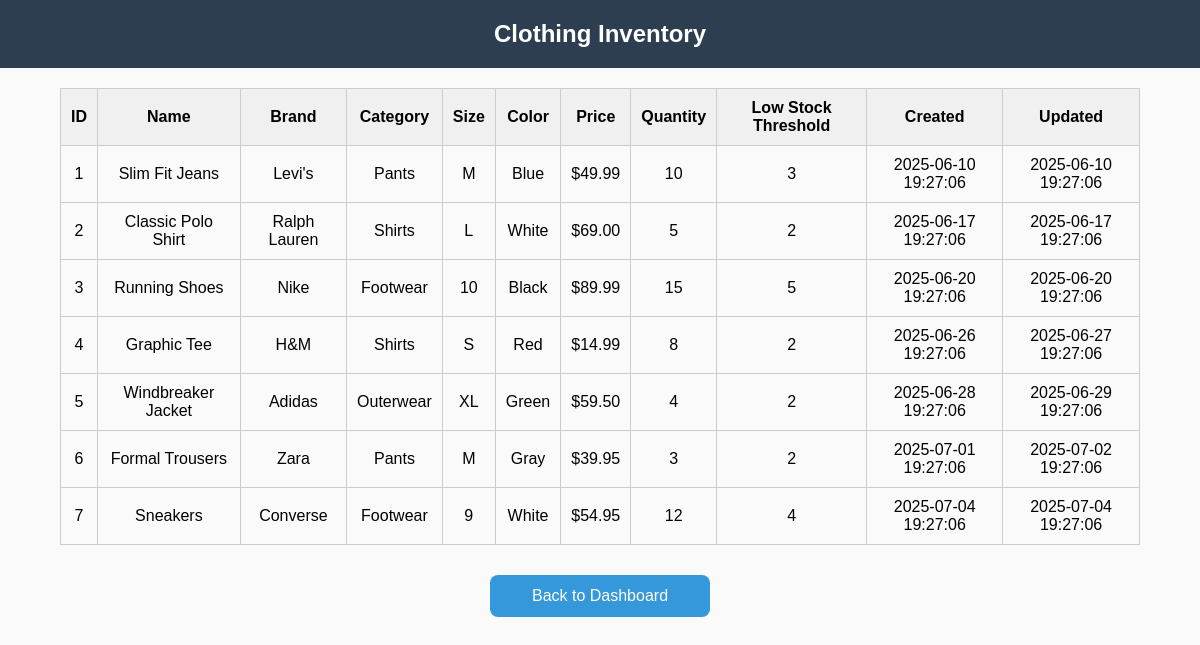
/view_inventory.php (signed in), run on the app's committed database.
### tables this page shows
CREATE TABLE IF NOT EXISTS product (
  idproduct INT NOT NULL AUTO_INCREMENT,
  name VARCHAR(45),
  brand VARCHAR(45),
  category VARCHAR(45),
  size VARCHAR(45),
  color VARCHAR(45),
  price VARCHAR(45),
  quantity INT,
  low_stock_threshold INT,
  created_at DATETIME,
  updated_at DATETIME,
  status ENUM('pending', 'approved', 'rejected') DEFAULT 'pending',
  added_by INT,
  PRIMARY KEY (idproduct),
  FOREIGN KEY (added_by) REFERENCES user(iduser) 
);

### view_inventory.php (the view, shortened to what this page needs)
<?php
require_once 'db_connect.php';
$is_admin = isset($_SESSION['role']) && $_SESSION['role'] === 'admin';
if ($is_admin) {
    $sql = "SELECT * FROM product ORDER BY idproduct ASC";
} else {
    $sql = "SELECT * FROM product WHERE status = 'approved' ORDER BY idproduct ASC";
}
$result = $conn->query($sql);
?>
<!DOCTYPE html>
<html>
<head>
    <link rel="stylesheet" href="styles.css">
</head>
<body>
    <h2>Clothing Inventory</h2>
    <table>
        <tr>
            <th>ID</th>
            <th>Name</th>
            <th>Brand</th>
            <th>Category</th>
            <th>Size</th>
            <th>Color</th>
            <th>Price</th>
            <th>Quantity</th>
            <th>Low Stock Threshold</th>
            <th>Created</th>
            <th>Updated</th>
        </tr>
        <?php if ($result && $result->num_rows > 0): ?>
            <?php while ($row = $result->fetch_assoc()): ?>
                <tr class="<?= ($row['quantity'] <= $row['low_stock_threshold']) ? 'low-stock' : '' ?>">
                    <td><?= $row['idproduct'] ?></td>
                    <td><?= $row['name'] ?></td>
                    <td><?= $row['brand'] ?></td>
                    <td><?= $row['category'] ?></td>
                    <td><?= $row['size'] ?></td>
                    <td><?= $row['color'] ?></td>
                    <td><?= $row['price'] ?></td>
                    <td><?= $row['quantity'] ?></td>
                    <td><?= $row['low_stock_threshold'] ?></td>
                    <td><?= $row['created_at'] ?></td>
                    <td><?= $row['updated_at'] ?></td>
                </tr>
            <?php endwhile; ?>
        <?php else: ?>
            <tr>
                <td colspan="<?= $is_admin ? '12' : '11' ?>">No products found.</td>
            </tr>
        <?php endif; ?>
    </table>
    <div style="text-align: center; margin-top: 30px;">
        <button onclick="window.location.href='../dashboard.php'" class="logout-button">Back to Dashboard</button>
    </div>
</body>
</html>

### styles.css (style rules this page uses)
body { font-family: Arial, sans-serif; background-color: #f3f4f6; margin: 0; padding: 0; text-align: center; }
h2 { background-color: #2c3e50; color: white; padding: 20px 0; margin: 0; }
button { display: block; width: 220px; margin: 12px auto; padding: 12px; background-color: #3498db; color: white; border: none; font-size: 16px; border-radius: 8px; cursor: pointer; transition: background-color 0.3s ease; }
table { width: 100%; border-collapse: collapse; margin-bottom: 30px; }
th, td { padding: 12px 15px; text-align: left; border-bottom: 1px solid #ddd; }
th { background-color: #f8f9fa; font-weight: bold; }
body { font-family: Arial, sans-serif; }
h2 { text-align: center; }
table { margin: 20px auto; border-collapse: collapse; width: 90%; }
th, td { padding: 10px; border: 1px solid #ccc; text-align: center; }
body { font-family: Arial, sans-serif; background-color: #fafafa; }
table { width: 90%; margin: 20px auto; border-collapse: collapse; }
th { background-color: #f0f0f0; }

### data on the page
product: idproduct "1", name "Slim Fit Jeans", brand "Levi's", category "Pants", size "M", color "Blue", price "$49.99", quantity "10", low_stock_threshold "3", created_at "2025-06-10 19:27:06", updated_at "2025-06-10 19:27:06"
product: idproduct "2", name "Classic Polo Shirt", brand "Ralph Lauren", category "Shirts", size "L", color "White", price "$69.00", quantity "5", low_stock_threshold "2", created_at "2025-06-17 19:27:06", updated_at "2025-06-17 19:27:06"
product: idproduct "3", name "Running Shoes", brand "Nike", category "Footwear", size "10", color "Black", price "$89.99", quantity "15", low_stock_threshold "5", created_at "2025-06-20 19:27:06", updated_at "2025-06-20 19:27:06"
product: idproduct "4", name "Graphic Tee", brand "H&M", category "Shirts", size "S", color "Red", price "$14.99", quantity "8", low_stock_threshold "2", created_at "2025-06-26 19:27:06", updated_at "2025-06-27 19:27:06"
product: idproduct "5", name "Windbreaker Jacket", brand "Adidas", category "Outerwear", size "XL", color "Green", price "$59.50", quantity "4", low_stock_threshold "2", created_at "2025-06-28 19:27:06", updated_at "2025-06-29 19:27:06"
product: idproduct "6", name "Formal Trousers", brand "Zara", category "Pants", size "M", color "Gray", price "$39.95", quantity "3", low_stock_threshold "2", created_at "2025-07-01 19:27:06", updated_at "2025-07-02 19:27:06"
product: idproduct "7", name "Sneakers", brand "Converse", category "Footwear", size "9", color "White", price "$54.95", quantity "12", low_stock_threshold "4", created_at "2025-07-04 19:27:06", updated_at "2025-07-04 19:27:06"
